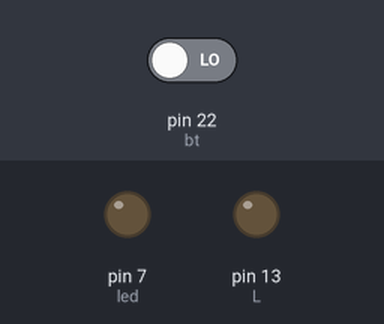
A sketch run on a simulated Arduino Mega 2560, built with avr-gcc and run on an emulated ATmega2560. Parts: output pins drawn as LEDs (lit = HIGH). The inputs (shaded band) are chosen by the test bench; at power-on: pin 22 (bt) LOW. What the sketch prints to the serial monitor is not drawn.

Above: at 1.2 s.
1.3 s: pin 22 (bt) driven HIGH
At 2.4 s:
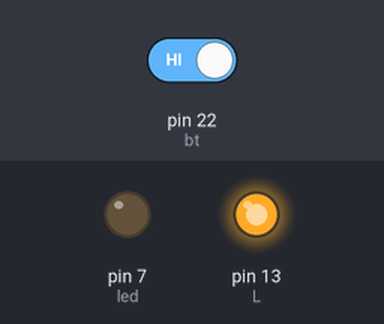
2.8 s: pin 22 (bt) driven LOW
At 3.6 s:
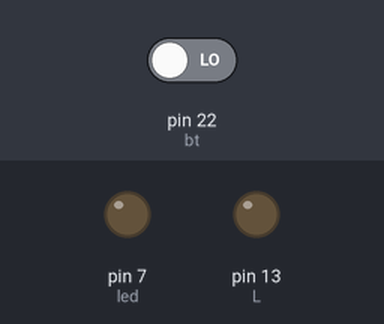
Timing chart, 0 to 5.8 s (numbered marks = the images above; inputs shaded):
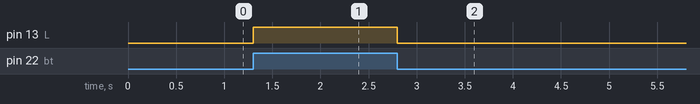

Measured:
- after the input at 1.3 s, pin 13 (L): LOW → HIGH at once
- after the input at 2.8 s, pin 13 (L): HIGH → LOW at once

The sketch:

test.ino
```cpp
char serialData;

int bt = 22;
int x;
char val;
int L = 13;
int led = 7;

void setup(){
  // put your setup code here, to run once:
  pinMode(bt, INPUT);
  pinMode(L, OUTPUT);
  pinMode(led, OUTPUT);
  Serial.begin(9600);
}

void loop() {
  // put your main code here, to run repeatedly:
  x = digitalRead(bt);
  val = char(x);

  if(val == HIGH){
    serialData = '1';
    digitalWrite(L,HIGH);
    Serial.print(serialData);
  }
  else if (val == LOW){
    serialData = '0';
    digitalWrite(L,LOW);
    //Serial.print(serialData);
  }
}
```
